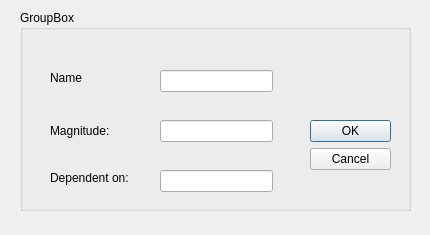
<?xml version="1.0" encoding="UTF-8"?>
<ui version="4.0">
 <class>DefineComponent</class>
 <widget class="QDialog" name="DefineComponent">
  <property name="geometry">
   <rect>
    <x>0</x>
    <y>0</y>
    <width>430</width>
    <height>235</height>
   </rect>
  </property>
  <property name="windowTitle">
   <string>Dialog</string>
  </property>
  <widget class="QGroupBox" name="groupBox">
   <property name="geometry">
    <rect>
     <x>20</x>
     <y>10</y>
     <width>391</width>
     <height>201</height>
    </rect>
   </property>
   <property name="title">
    <string>GroupBox</string>
   </property>
   <widget class="QLabel" name="label_2">
    <property name="geometry">
     <rect>
      <x>30</x>
      <y>110</y>
      <width>111</width>
      <height>21</height>
     </rect>
    </property>
    <property name="text">
     <string>Magnitude:</string>
    </property>
   </widget>
   <widget class="QLabel" name="label_3">
    <property name="geometry">
     <rect>
      <x>30</x>
      <y>160</y>
      <width>111</width>
      <height>16</height>
     </rect>
    </property>
    <property name="text">
     <string>Dependent on:</string>
    </property>
   </widget>
   <widget class="QLineEdit" name="lineEdit_2">
    <property name="geometry">
     <rect>
      <x>140</x>
      <y>110</y>
      <width>113</width>
      <height>22</height>
     </rect>
    </property>
    <property name="inputMask">
     <string extracomment="m,n,u,p"/>
    </property>
   </widget>
   <widget class="QLineEdit" name="lineEdit_3">
    <property name="enabled">
     <bool>true</bool>
    </property>
    <property name="geometry">
     <rect>
      <x>140</x>
      <y>160</y>
      <width>113</width>
      <height>22</height>
     </rect>
    </property>
    <property name="acceptDrops">
     <bool>true</bool>
    </property>
   </widget>
   <widget class="QDialogButtonBox" name="buttonBox">
    <property name="geometry">
     <rect>
      <x>290</x>
      <y>110</y>
      <width>81</width>
      <height>71</height>
     </rect>
    </property>
    <property name="orientation">
     <enum>Qt::Vertical</enum>
    </property>
    <property name="standardButtons">
     <set>QDialogButtonBox::Cancel|QDialogButtonBox::Ok</set>
    </property>
   </widget>
   <widget class="QLineEdit" name="lineEdit">
    <property name="geometry">
     <rect>
      <x>140</x>
      <y>60</y>
      <width>113</width>
      <height>22</height>
     </rect>
    </property>
   </widget>
   <widget class="QLabel" name="label">
    <property name="geometry">
     <rect>
      <x>30</x>
      <y>60</y>
      <width>55</width>
      <height>16</height>
     </rect>
    </property>
    <property name="text">
     <string>Name</string>
    </property>
   </widget>
  </widget>
 </widget>
 <resources/>
 <connections>
  <connection>
   <sender>buttonBox</sender>
   <signal>accepted()</signal>
   <receiver>DefineComponent</receiver>
   <slot>accept()</slot>
   <hints>
    <hint type="sourcelabel">
     <x>248</x>
     <y>254</y>
    </hint>
    <hint type="destinationlabel">
     <x>157</x>
     <y>274</y>
    </hint>
   </hints>
  </connection>
  <connection>
   <sender>buttonBox</sender>
   <signal>rejected()</signal>
   <receiver>DefineComponent</receiver>
   <slot>reject()</slot>
   <hints>
    <hint type="sourcelabel">
     <x>316</x>
     <y>260</y>
    </hint>
    <hint type="destinationlabel">
     <x>286</x>
     <y>274</y>
    </hint>
   </hints>
  </connection>
 </connections>
</ui>
